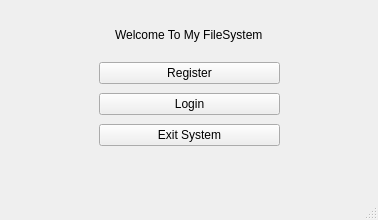
<?xml version="1.0" encoding="UTF-8"?>
<ui version="4.0">
 <class>MainWindow</class>
 <widget class="QMainWindow" name="MainWindow">
  <property name="geometry">
   <rect>
    <x>0</x>
    <y>0</y>
    <width>378</width>
    <height>220</height>
   </rect>
  </property>
  <property name="windowTitle">
   <string>MainWindow</string>
  </property>
  <widget class="QWidget" name="centralwidget">
   <widget class="QWidget" name="verticalLayoutWidget">
    <property name="geometry">
     <rect>
      <x>9</x>
      <y>9</y>
      <width>361</width>
      <height>51</height>
     </rect>
    </property>
    <layout class="QVBoxLayout" name="verticalLayout">
     <item alignment="Qt::AlignHCenter">
      <widget class="QLabel" name="label">
       <property name="text">
        <string>Welcome To My FileSystem</string>
       </property>
      </widget>
     </item>
    </layout>
   </widget>
   <widget class="QWidget" name="verticalLayoutWidget_2">
    <property name="geometry">
     <rect>
      <x>99</x>
      <y>59</y>
      <width>181</width>
      <height>91</height>
     </rect>
    </property>
    <layout class="QVBoxLayout" name="verticalLayout_2">
     <item>
      <widget class="QPushButton" name="btn_register">
       <property name="text">
        <string>Register</string>
       </property>
      </widget>
     </item>
     <item>
      <widget class="QPushButton" name="btn_login">
       <property name="text">
        <string>Login</string>
       </property>
      </widget>
     </item>
     <item>
      <widget class="QPushButton" name="btn_exit">
       <property name="text">
        <string>Exit System</string>
       </property>
      </widget>
     </item>
    </layout>
   </widget>
  </widget>
  <widget class="QStatusBar" name="statusbar"/>
  <widget class="QMenuBar" name="menubar">
   <property name="geometry">
    <rect>
     <x>0</x>
     <y>0</y>
     <width>378</width>
     <height>28</height>
    </rect>
   </property>
  </widget>
 </widget>
 <resources/>
 <connections/>
</ui>
